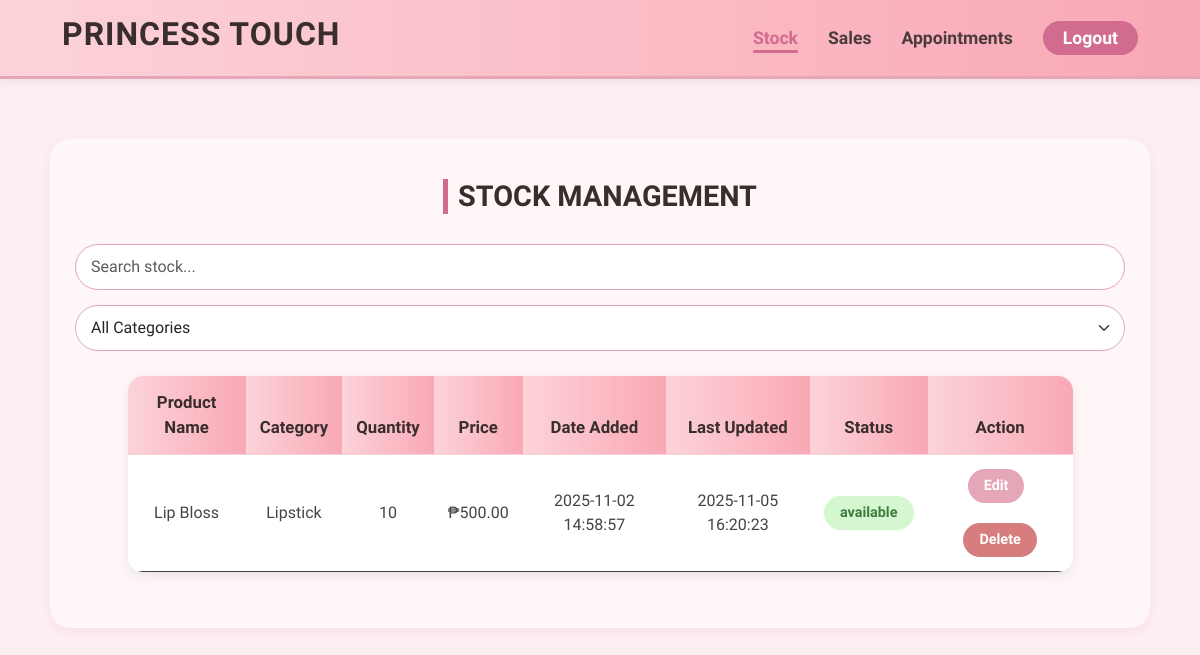
The page /system/admin-stock.php (signed in) on the database as committed earlier.
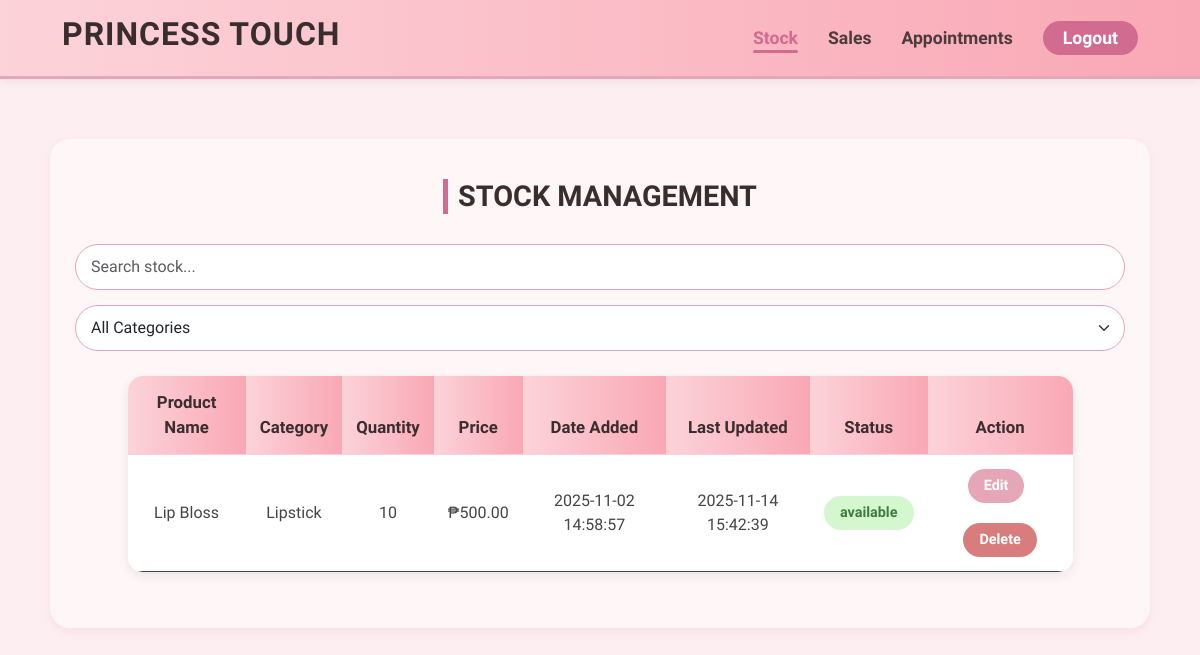
The same page on the database as committed later.
### tables this page shows
CREATE TABLE `stocks` (
  `id` int(11) NOT NULL,
  `product_name` varchar(255) NOT NULL,
  `category` varchar(100) NOT NULL,
  `quantity` int(11) NOT NULL,
  `price` decimal(10,2) NOT NULL,
  `date_added` datetime NOT NULL DEFAULT current_timestamp(),
  `last_updated` datetime NOT NULL DEFAULT current_timestamp() ON UPDATE current_timestamp(),
  `status` enum('available','out_of_stock','discontinued') NOT NULL
);

### system/admin-stock.php (the view, shortened to what this page needs)
<?php
include "../db/db_connect.php";
?>
<!DOCTYPE html>
<html lang="en">
<head>
    <link rel="stylesheet" href="css/bootstrap.min.css">
    <link rel="stylesheet" href="admin-temp.css">
</head>
<body>
    <nav class="admin-navbar">
        <div class="container">
            <h2 class="brand">PRINCESS TOUCH</h2>
            <ul class="nav-links">
                <li><a href="admin-stock.php" class="active">Stock</a></li>
                <li><a href="admin-sales.php">Sales</a></li>
                <li><a href="admin-appointment.php">Appointments</a></li>
                <li><a href="../login.php" class="logout-btn">Logout</a></li>
            </ul>
        </div>
    </nav>
    <div class="admin-box">
        <h3 class="admin-title">STOCK MANAGEMENT</h3>
        <div class="admin-controls">
            <input type="text" id="searchInput" class="form-control" placeholder="Search stock...">
            <select id="categoryFilter" class="form-select">
                <option value="">All Categories</option>
            </select>
        </div>
        <div class="table-container">
            <table class="table">
                <thead>
                    <tr>
                        <th>Product Name</th>
                        <th>Category</th>
                        <th>Quantity</th>
                        <th>Price</th>
                        <th>Date Added</th>
                        <th>Last Updated</th>
                        <th>Status</th>
                        <th>Action</th>
                    </tr>
                </thead>
                <tbody id="stockTableBody">
                    <?php
                    $sql = "SELECT * FROM stocks ORDER BY date_added DESC";
                    $result = $conn->query($sql);
                    if ($result && $result->num_rows > 0) {
                        while ($row = $result->fetch_assoc()) {
                            $statusClass = ($row['status'] == 'available') ? "done" : "pending";
                            echo "<tr>
                                <td>{$row['product_name']}</td>
                                <td>{$row['category']}</td>
                                <td>{$row['quantity']}</td>
                                <td>₱" . number_format($row['price'], 2) . "</td>
                                <td>{$row['date_added']}</td>
                                <td>{$row['last_updated']}</td>
                                <td><span class='status {$statusClass}'>{$row['status']}</span></td>
                                <td>
                                    <button class='btn-edit' data-id='{$row['id']}'>Edit</button>
                                    <button class='btn-delete' data-id='{$row['id']}'>Delete</button>
                                </td>
                            </tr>";
                        }
                    } else {
                        echo "<tr><td colspan='8' class='text-center'>No stock records found.</td></tr>";
                    }
                    ?>
                </tbody>
            </table>
        </div>
    </div>
</body>
</html>

Rows that differ between the two databases and show on the page:
changed stocks "Lip Bloss": last_updated "2025-11-05 16:20:23" → "2025-11-14 15:42:39"
